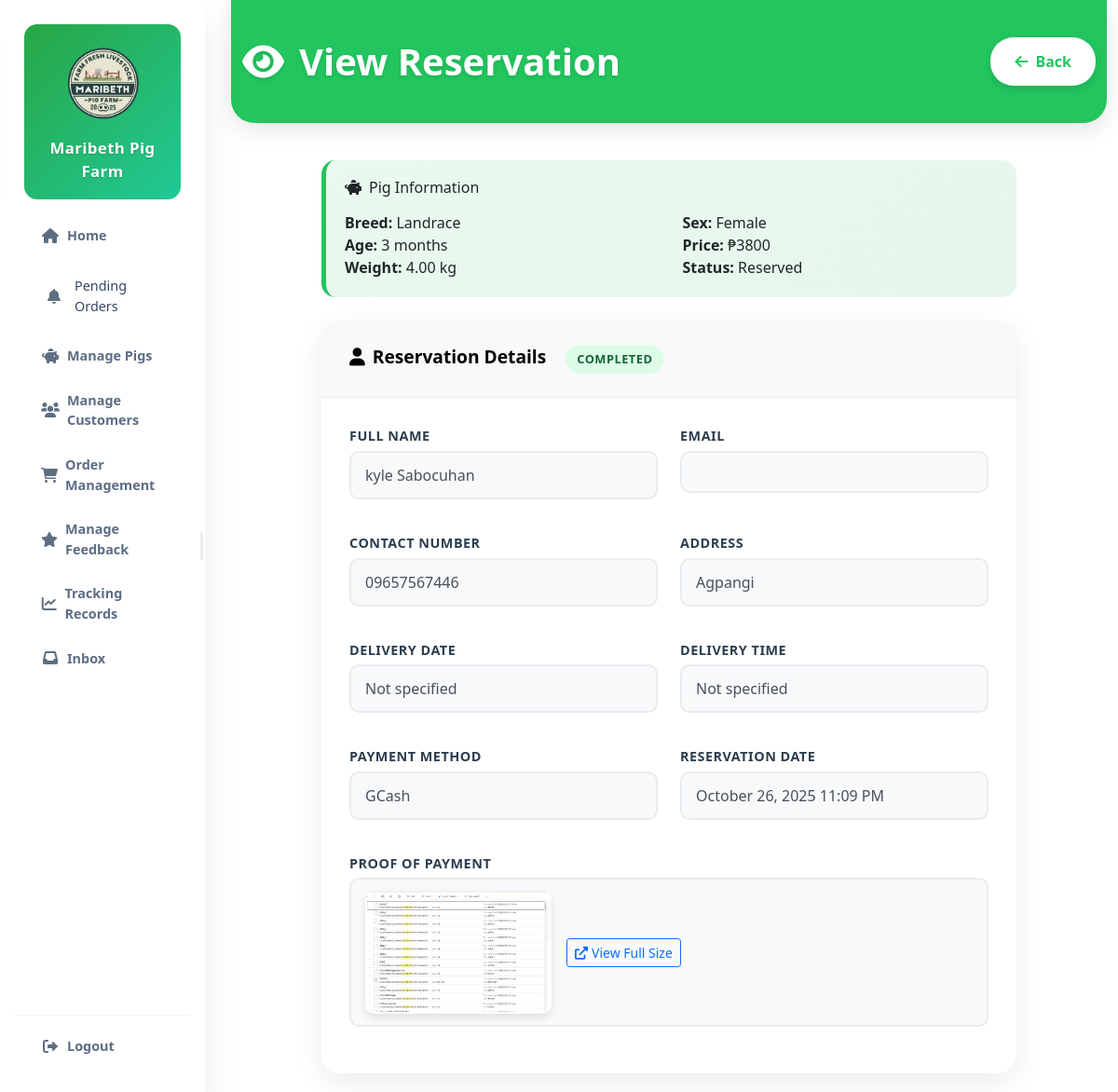
Page /manage/reservations/view/18/ (signed in) on the committed database.
### myapp/models.py (models this page shows, shortened)
class Reservation(models.Model):
    DELIVERY_CHOICES = [
        ('home', 'Delivery'),
        ('pickup', 'Pick up at Farm'),
    ]
    PAYMENT_CHOICES = [
        ('cash', 'Cash'),
        ('gcash', 'GCash'),
    ]
    STATUS_CHOICES = [
        ('pending', 'Placed Order'),
        ('accepted', 'Placed Order'),
        ('completed', 'Completed'),
    ]
    user = models.ForeignKey(User, on_delete=models.CASCADE)
    pig = models.ForeignKey(Pig, on_delete=models.CASCADE)
    fullname = models.CharField(max_length=200)
    contact_number = models.CharField(max_length=17)
    address = models.TextField()
    delivery_option = models.CharField(max_length=10, choices=DELIVERY_CHOICES)
    payment_method = models.CharField(max_length=10, choices=PAYMENT_CHOICES)
    down_payment = models.DecimalField(max_digits=10, decimal_places=2, default=0.00, help_text="Required down payment amount")
    proof_of_payment = models.ImageField(upload_to='payment_proofs/', blank=True, null=True)
    pickup_date = models.DateField(help_text="Date when pig will be picked up or delivered", null=True, blank=True)
    pickup_time = models.TimeField(help_text="Time when pig will be picked up or delivered", null=True, blank=True)
    status = models.CharField(max_length=10, choices=STATUS_CHOICES, default='pending')
    is_paid = models.BooleanField(default=False, help_text="Indicates if the customer has paid for this reservation")
    created_at = models.DateTimeField(auto_now_add=True)
    updated_at = models.DateTimeField(auto_now=True)

class Pig(models.Model):
    SEX_CHOICES = [
        ('M', 'Male'),
        ('F', 'Female'),
    ]
    BREED_CHOICES = [
        ('Yorkshire', 'Yorkshire'),
        ('Landrace', 'Landrace'),
        ('Duroc', 'Duroc'),
        ('Hampshire', 'Hampshire'),
        ('Pietrain', 'Pietrain'),
        ('Large White', 'Large White'),
        ('Native', 'Native'),
        ('Crossbreed', 'Crossbreed'),
    ]
    breed = models.CharField(max_length=50, choices=BREED_CHOICES)
    age_months = models.IntegerField(help_text="Age in months")
    weight_kg = models.DecimalField(max_digits=6, decimal_places=2, help_text="Weight in kilograms")
    sex = models.CharField(max_length=1, choices=SEX_CHOICES)
    price = models.DecimalField(max_digits=10, decimal_places=2)
    description = models.TextField(blank=True, help_text="Short description of the pig's characteristics")
    picture = models.ImageField(upload_to='pig_images/', blank=True, null=True)
    is_available = models.BooleanField(default=True)
    created_at = models.DateTimeField(auto_now_add=True)
    def get_age_display(self):
        if self.age_months >= 12:
            years = self.age_months // 12
            remaining_months = self.age_months % 12
            if remaining_months > 0:
                return f"{years} years {remaining_months} months"
            else:
                return f"{years} years"
        else:
            return f"{self.age_months} months"

### myapp/views.py (the view)
# urls.py: path('manage/reservations/view/<int:reservation_id>/', views.admin_reservation_view, name='admin_reservation_view'),
@login_required
@user_passes_test(is_admin)
def admin_reservation_view(request, reservation_id):
    reservation = get_object_or_404(Reservation, id=reservation_id)
    return render(request, 'myapp/admin_reservation_view.html', {'reservation': reservation})

### myapp/context_processors.py (called while the page is built)
def cart_count(request):
    if request.user.is_authenticated:
        count = Cart.objects.filter(user=request.user).count()
        return {'cart_count': count}
    return {'cart_count': 0}

### myapp/views.py (called while the page is built)
def is_admin(user):
    return user.is_superuser or user.is_staff

### templates/myapp/admin_reservation_view.html (shortened to what this page needs)
{% extends 'base.html' %}
{% block content %}
<div class="container-fluid">
    <div class="page-header">
        <div class="container-fluid">
            <div class="d-flex justify-content-between align-items-center">
                <h1 class="page-title">
                    <i class="fas fa-eye me-3"></i>View Reservation
                </h1>
                <a href="javascript:history.back()" class="back-btn">
                    <i class="fas fa-arrow-left me-2"></i>Back
                </a>
            </div>
        </div>
    </div>
    <div class="row justify-content-center">
        <div class="col-lg-10">
            {% if reservation.pig %}
            <div class="pig-info">
                <h6 class="mb-3"><i class="fas fa-piggy-bank me-2"></i>Pig Information</h6>
                <div class="row">
                    <div class="col-md-6">
                        <strong>Breed:</strong> {{ reservation.pig.breed }}<br>
                        <strong>Age:</strong> {{ reservation.pig.get_age_display }}<br>
                        <strong>Weight:</strong> {{ reservation.pig.weight_kg }} kg
                    </div>
                    <div class="col-md-6">
                        <strong>Sex:</strong> {{ reservation.pig.get_sex_display }}<br>
                        <strong>Price:</strong> ₱{{ reservation.pig.price|floatformat:0 }}<br>
                        <strong>Status:</strong> {% if reservation.pig.is_available %}Available{% else %}Reserved{% endif %}
                    </div>
                </div>
            </div>
            {% endif %}
            <div class="info-card">
                <div class="card-header-custom">
                    <i class="fas fa-user me-2"></i>Reservation Details
                    <span class="status-badge status-{{ reservation.status }} ms-3">
                        {{ reservation.get_status_display }}
                    </span>
                </div>
                <div class="card-body-custom">
                    <div class="row">
                        <div class="col-md-6 mb-3">
                            <div class="info-label">Full Name</div>
                            <div class="info-value">{{ reservation.fullname }}</div>
                        </div>
                        <div class="col-md-6 mb-3">
                            <div class="info-label">Email</div>
                            <div class="info-value">{{ reservation.email }}</div>
                        </div>
                    </div>
                    <div class="row">
                        <div class="col-md-6 mb-3">
                            <div class="info-label">Contact Number</div>
                            <div class="info-value">{{ reservation.contact_number }}</div>
                        </div>
                        <div class="col-md-6 mb-3">
                            <div class="info-label">Address</div>
                            <div class="info-value">{{ reservation.address }}</div>
                        </div>
                    </div>
                    <div class="row">
                        <div class="col-md-6 mb-3">
                            <div class="info-label">Delivery Date</div>
                            <div class="info-value">
                                {% if reservation.delivery_date %}
                                    {{ reservation.delivery_date|date:"F d, Y" }}
                                {% else %}
                                    Not specified
                                {% endif %}
                            </div>
                        </div>
                        <div class="col-md-6 mb-3">
                            <div class="info-label">Delivery Time</div>
                            <div class="info-value">
                                {% if reservation.delivery_time %}
                                    {{ reservation.delivery_time|time:"g:i A" }}
                                {% else %}
                                    Not specified
                                {% endif %}
                            </div>
                        </div>
                    </div>
                    <div class="row">
                        <div class="col-md-6 mb-3">
                            <div class="info-label">Payment Method</div>
                            <div class="info-value">{{ reservation.get_payment_method_display }}</div>
                        </div>
                        <div class="col-md-6 mb-3">
                            <div class="info-label">Reservation Date</div>
                            <div class="info-value">{{ reservation.created_at|date:"F d, Y g:i A" }}</div>
                        </div>
                    </div>
                    {% if reservation.proof_of_payment %}
                    <div class="mb-3">
                        <div class="info-label">Proof of Payment</div>
                        <div class="info-value">
                            <div class="d-flex align-items-center gap-3">
                                <img src="{{ reservation.proof_of_payment.url }}" alt="Proof of Payment" class="proof-image">
                                <div>
                                    <a href="{{ reservation.proof_of_payment.url }}" target="_blank" class="btn btn-outline-primary btn-sm">
                                        <i class="fas fa-external-link-alt me-1"></i>View Full Size
                                    </a>
                                </div>
                            </div>
                        </div>
                    </div>
                    {% endif %}
                </div>
            </div>
        </div>
    </div>
</div>
{% endblock %}

### templates/base.html (style rules this page uses)
html, body { margin: 0; padding: 0; min-height: 100%; width: 100%; overflow-x: hidden; overflow-y: auto; }
body { min-height: 100vh; width: 100%; overflow-x: hidden; overflow-y: auto; }

### templates/myapp/admin_reservation_view.html (style rules this page uses)
.page-header { background: #22c55e !important; color: white; padding: 40px 0; margin: -20px -20px 40px -20px; border-radius: 0 0 25px 25px; box-shadow: 0 8px 25px rgba(0, 0, 0, 0.1); }
.page-title { font-size: 2.5rem; font-weight: 700; margin: 0; text-shadow: 0 2px 4px rgba(0, 0, 0, 0.1); }
.back-btn { background: white; color: #22c55e; border: 2px solid rgba(255, 255, 255, 0.3); padding: 12px 24px; border-radius: 25px; font-weight: 600; transition: all 0.3s ease; box-shadow: 0 4px 8px rgba(0, 0, 0, 0.1); text-decoration: none; }
.info-card { background: white; border-radius: 20px; box-shadow: 0 10px 30px rgba(0, 0, 0, 0.08); border: none; overflow: hidden; max-width: 800px; margin: 0 auto; }
.card-header-custom { background: #f8f9fa !important; color: #000 !important; font-weight: 600; padding: 25px 30px; border-bottom: 1px solid #e9ecef; font-size: 1.2rem; }
.card-body-custom { padding: 30px; }
.info-label { font-weight: 600; color: #2c3e50; margin-bottom: 5px; font-size: 0.9rem; text-transform: uppercase; letter-spacing: 0.5px; }
.info-value { background: #f8f9fa; border: 2px solid #e9ecef; border-radius: 10px; padding: 12px 15px; font-size: 1rem; color: #495057; margin-bottom: 20px; min-height: 45px; display: flex; align-items: center; }
.pig-info { background: linear-gradient(135deg, rgba(34, 197, 94, 0.1) 0%, rgba(22, 163, 74, 0.1) 100%); border-radius: 15px; padding: 20px; margin-bottom: 25px; border-left: 5px solid #22c55e; }
.status-badge { display: inline-block; padding: 6px 12px; border-radius: 20px; font-size: 0.8rem; font-weight: 600; text-transform: uppercase; letter-spacing: 0.5px; }
.status-completed { background: #dcfce7; color: #166534; }
.proof-image { max-width: 200px; border-radius: 10px; box-shadow: 0 4px 8px rgba(0, 0, 0, 0.1); }

### rows in the picture
Reservation: pig.breed "Landrace", pig.age "3 months", pig.weight_kg "4.00", pig.sex "Female", pig.price "3800", status "COMPLETED", fullname "kyle Sabocuhan", contact_number "09657567446", address "Agpangi", payment_method "GCash", created_at "October 26, 2025 11:09 PM", proof_of_payment (picture)
